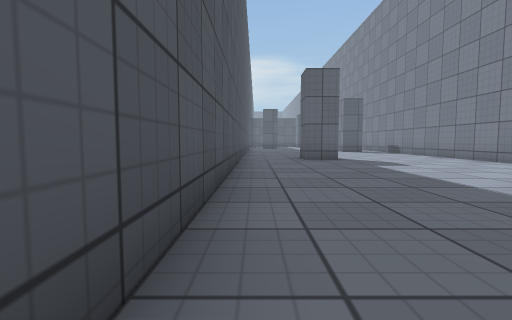
view 1 (above)

15 first-person views from a walk through a scene from a Unity 3-D project. The camera is 0.59 m above the floor, tilts 4° down and sees 85° across. The floor is counted in squares, 1 m on a side. Each view is taken from the middle of a square. On the plan, view 1 faces up. The plan holds only what a view shows up to about 9 squares ahead; the rest is blank. The place goes on beyond the plan. The player character is not drawn. Surface patterns are stand-ins for the level's own textures.

view 2
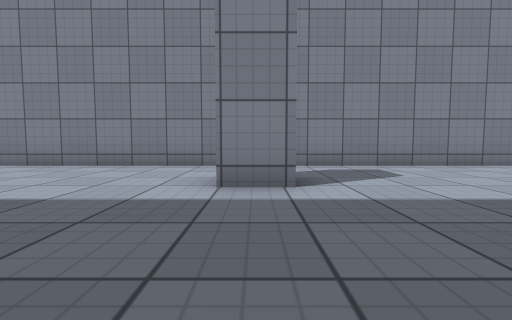

view 3
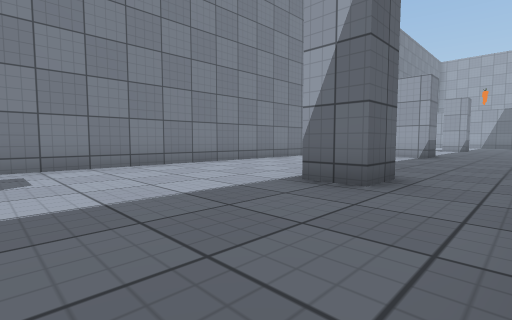

view 4
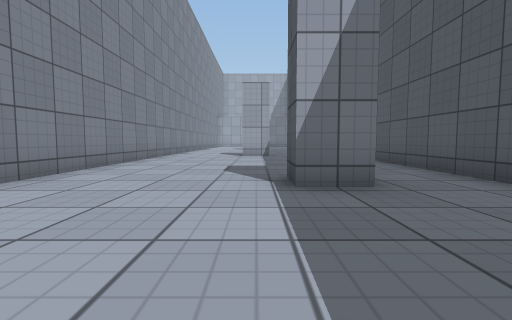

view 5
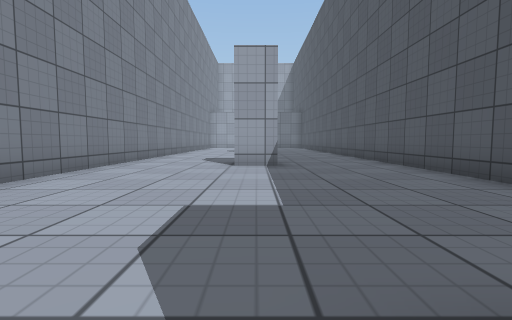

view 6
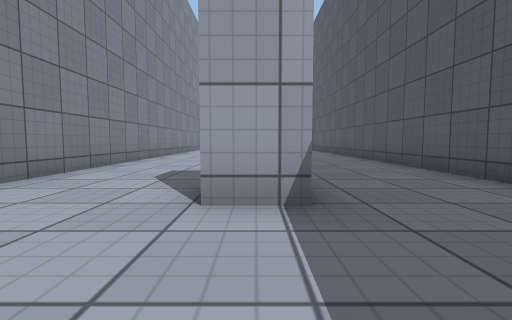

view 7
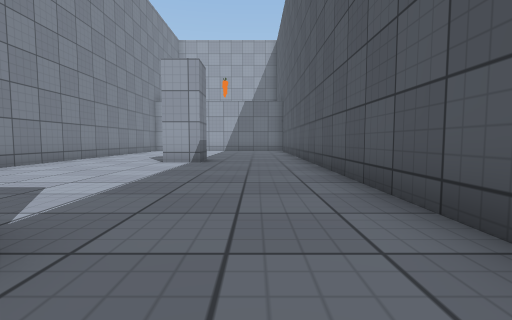

view 8
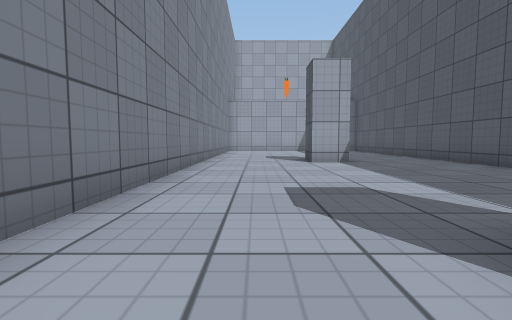

view 9
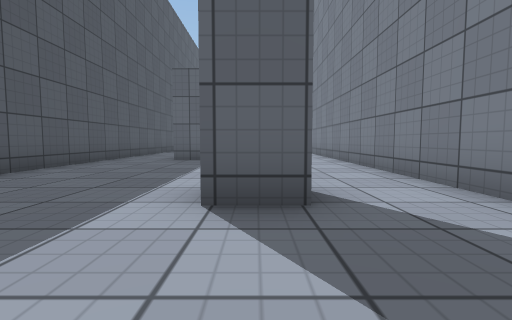

view 10
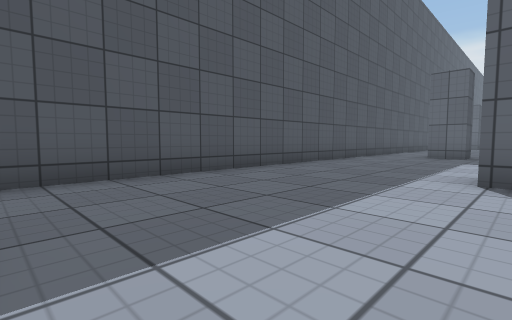

view 11
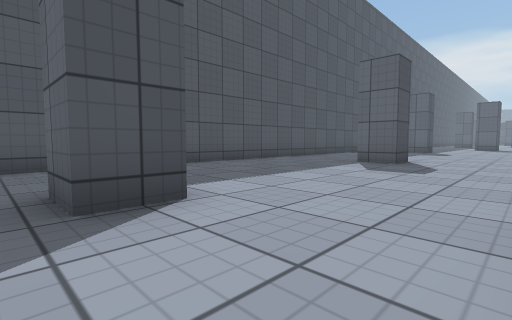

view 12
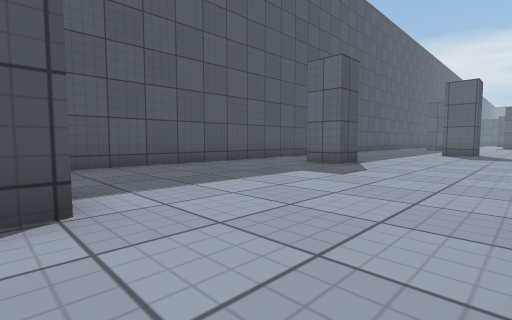

view 13
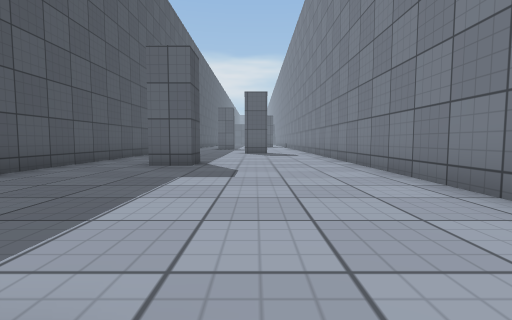

view 14
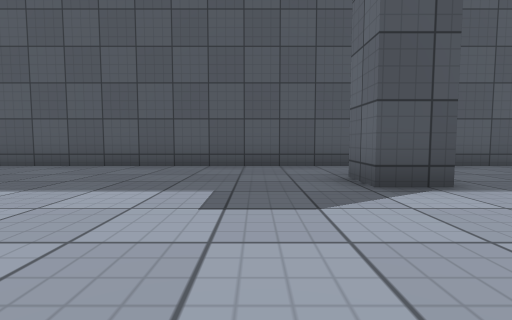

view 15
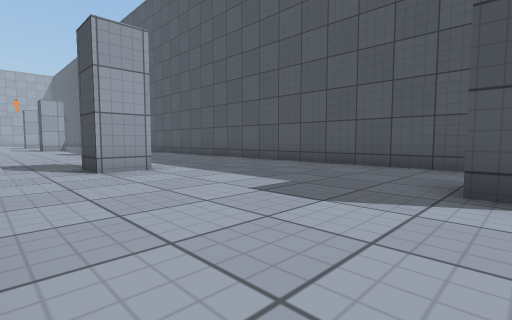

### Floor plan
Points are (right, up) in squares from view 1. A wall is a line through its corners. A room is listed if a view was taken in it or the views show most of it. See-through windows are left out.
Room 1 (views 1, 2, 3, 4, 5, 6, 7, 8, 9, 10, 11, 12, 13, 14, 15)
walls: (2.5, -3.5) (1.5, -3.5) (1.5, -2.5) (2.5, -2.5) (2.5, -3.5); (2.4, -9.5) (3.5, -9.5) (3.5, -10.5) (2.5, -10.5); (3.5, 2.5) (3.5, 3.5) (4.5, 3.5) (4.5, 2.5) (3.5, 2.5); (2.5, -16.5) (3.5, -16.5) (3.5, -17.5) (2.5, -17.5) (2.5, -16.5); (6.5, -18.1) (6.5, 9.1); (2.5, 9.5) (2.5, 8.5) (1.5, 8.5) (1.5, 9); (-0.5, 9.2) (-0.5, -18.1)

Positions as (right, up) in squares from view 1, and headings:
1: (0, 0), facing up
2: (0, 3), facing right
3: (0, 1), facing down-right
4: (3, 1), facing down
5: (3, -3), facing down
6: (3, -7), facing down
7: (1, -9), facing down
8: (5, -9), facing down
9: (4, 0), facing up
10: (4, -2), facing up-left
11: (6, -18), facing up-left
12: (6, -10), facing up-left
13: (4, -10), facing up
14: (6, 7), facing left
15: (6, 9), facing down-left
